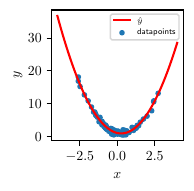

Python code for this plot:
import numpy as np
import matplotlib.pyplot as plt
import torch as t
plt.rcParams['text.usetex'] = True

import argparse
parser = argparse.ArgumentParser()
parser.add_argument('filename', type=str)
args = parser.parse_args()

def fit_Wh(X, Y):
    return t.inverse(X.T @ X) @ X.T @ Y

N     = 100 # number of datapoints
D     = 1   # dimension of datapoints
sigma = 0.5 # output noise
X     = t.randn(N, D)
qtrue = 2  # quadratic term
ltrue = -1 # linear term
btrue = 1  # bias
Y     = qtrue*X**2 + ltrue*X + btrue + sigma*t.randn(N, 1)

def quad(X):
    return t.cat([X**2, X, t.ones(X.shape[0], 1)], 1)

Xe = quad(X)

Wh = fit_Wh(Xe, Y)

fig, ax = plt.subplots(figsize=(1.7,1.7), sharey=True)
ax.set_xlabel("$x$")
ax.set_ylabel("$y$")

ax.scatter(X, Y, marker='.', label="datapoints")

xs = t.linspace(-4, 4, 100)[:, None]
ax.plot(xs, quad(xs)@Wh, 'r', label="$\hat{y}$")
ax.legend(fontsize=6);

fig.savefig(args.filename, bbox_inches='tight')
